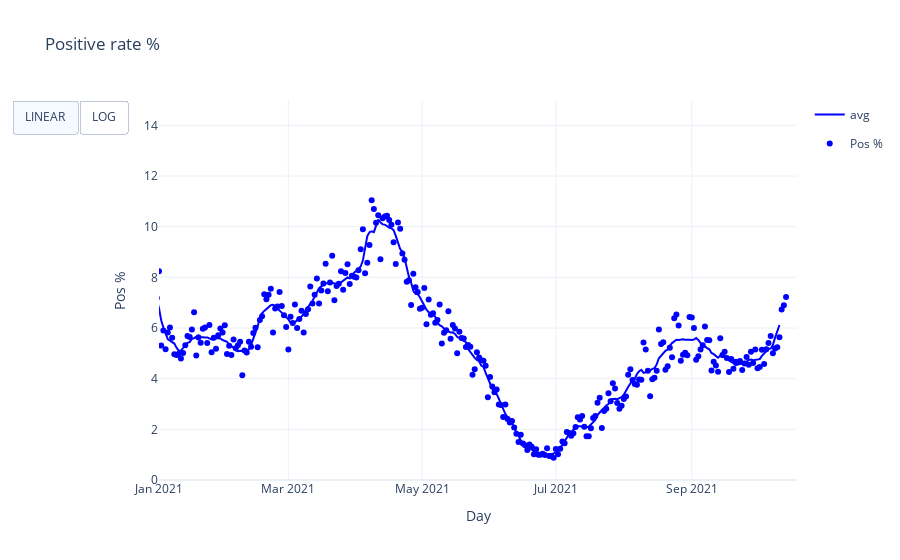

This figure's notebook cell:
### Markdown cell above
# Positive Rate

### Code cell
def plot_positive_rate():
    """
    plot of the ration cases over testing everyday
    """
    
    df = df_prov_tot.groupby(['DATE']).agg({'CASES':'sum','TESTS_ALL':'sum','TESTS_ALL_POS':'sum','TOTAL_IN': 'sum', 'NEW_OUT': 'sum', 'NEW_IN': 'sum', 'TOTAL_IN_ICU': 'sum'})


    fig = go.Figure()

    fig.add_trace(go.Scatter(x=df.index[:-4], y=100 * df.TESTS_ALL_POS[:-4].rolling(7,center=True).mean() / df.TESTS_ALL.rolling(7, center=True).mean(),
                             mode='lines',
                             name='avg',
                             marker_color="blue", legendgroup="two", showlegend=True))

    fig.add_trace(go.Scatter(x=df.index, y=100 * df.TESTS_ALL_POS[:-4] / df.TESTS_ALL[:-4],
                             mode='markers',
                             name='Pos %',
                             marker_color="blue", legendgroup="twoa", showlegend=True))

    fig.update_layout(xaxis_title='Day',
                      yaxis_title='Pos %', title="Positive rate %")
    fig.update_layout(template="plotly_white")
    
    start = '2021-01-01' 
    fig.update_layout(yaxis_range=[0,15])
    fig.update_layout(xaxis_range=[start, (datetime.today()).strftime('%Y-%m-%d')])

    fig.update_layout(
        hovermode='x unified',
        updatemenus=[
            dict(
                type="buttons",
                direction="left",
                buttons=list([
                    dict(
                        args=[{"yaxis.type": "linear"}],
                        label="LINEAR",
                        method="relayout"
                    ),
                    dict(
                        args=[{"yaxis.type": "log"}],
                        label="LOG",
                        method="relayout"
                    )
                ]),
            ),
        ])

    return fig
plot_positive_rate()

### Figure 1 — Plotly figure (JSON) as saved in the notebook; plotly's stock layout.template omitted (floating-point values rounded to 4 significant figures; data arrays with more than 128 entries replaced by an {"elided": "..."} marker saying what was removed)
{"data": [{"legendgroup": "two", "marker": {"color": "blue"}, "mode": "lines", "name": "avg", "showlegend": true, "type": "scatter", "x": {"elided": "579 str values"}, "y": {"elided": "583 float values"}}, {"legendgroup": "twoa", "marker": {"color": "blue"}, "mode": "markers", "name": "Pos %", "showlegend": true, "type": "scatter", "x": {"elided": "583 str values"}, "y": {"elided": "579 float values"}}], "layout": {"hovermode": "x unified", "title": {"text": "Positive rate %"}, "updatemenus": [{"buttons": [{"args": [{"yaxis.type": "linear"}], "label": "LINEAR", "method": "relayout"}, {"args": [{"yaxis.type": "log"}], "label": "LOG", "method": "relayout"}], "direction": "left", "type": "buttons"}], "xaxis": {"range": ["2021-01-01", "2021-10-19"], "title": {"text": "Day"}}, "yaxis": {"range": [0, 15], "title": {"text": "Pos %"}}}}
